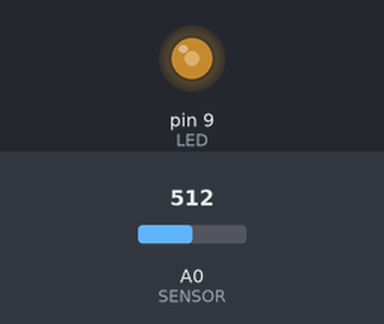
This sketch was run on a simulated Arduino Uno, built with avr-gcc and run on an emulated ATmega328P. Shown: output pins drawn as LEDs (lit = HIGH). The inputs (shaded band) are chosen by the test bench; at power-on: A0 (SENSOR) = 512.

Above: at 1.2 s.
1.3 s: A0 (SENSOR) set to 716
At 2.5 s:
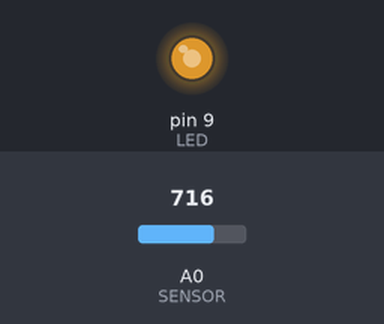
2.8 s: A0 (SENSOR) set to 900
At 3.7 s:
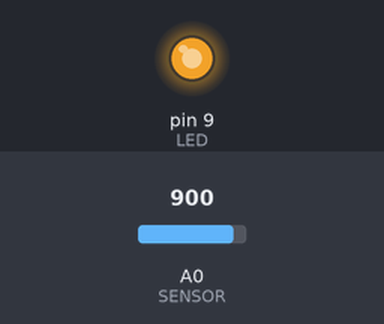
4.3 s: A0 (SENSOR) set to 122
At 4.9 s:
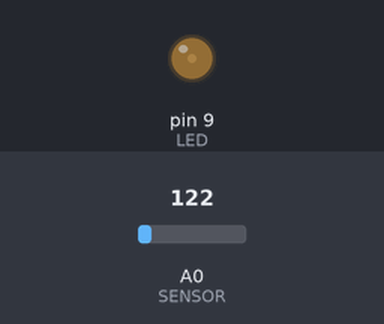
5.8 s: A0 (SENSOR) set to 0
At 7.2 s:
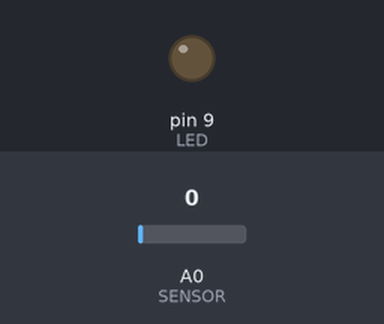
Timing chart, 0 to 8.3 s (numbered marks = the images above; inputs shaded):
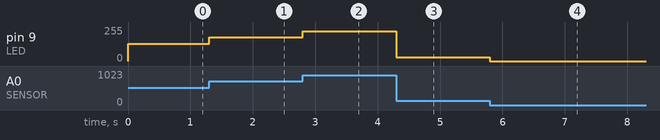

Measured:
- after the input at 1.3 s, pin 9 (LED): 128/255 → 179/255 at once
- after the input at 2.8 s, pin 9 (LED): 179/255 → 225/255 at once
- after the input at 4.3 s, pin 9 (LED): 225/255 → 30/255 at once
- after the input at 5.8 s, pin 9 (LED): 30/255 → 0/255 at once

The sketch:

AnalogLight.ino
```cpp
#define LED 9
#define SENSOR A0

void setup () {
    pinMode(LED, OUTPUT);
    pinMode(SENSOR, INPUT);
}

void loop () {
    int rotation, brightness;
    rotation = analogRead(SENSOR);
    brightness = rotation / 4;
    analogWrite(LED, brightness);
}
```
